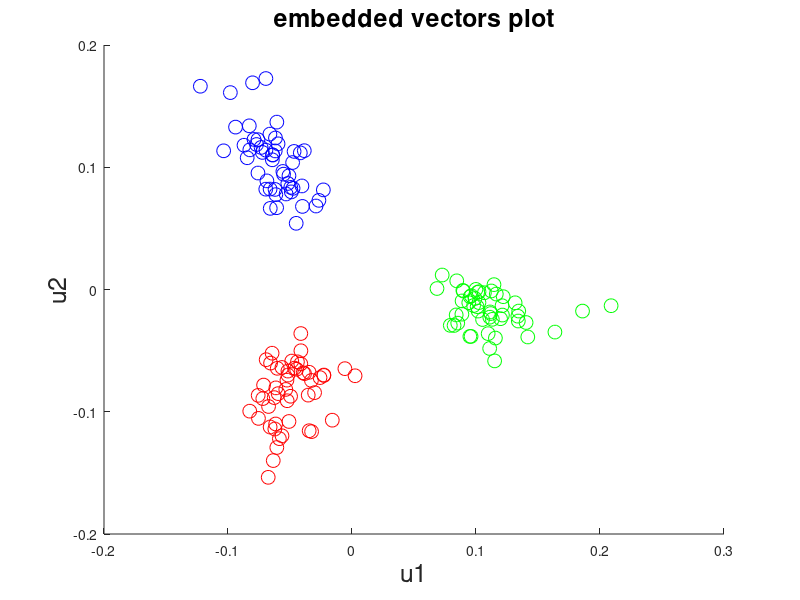

MATLAB code to generate this figure: (Note: this script raises an error after producing the figure.)
clear;

% k colours
k = 3;

% number vertices
n = 150;

% probability of edge within communities, p, and between communities, q
p = 0.5;
q = 0.1;

% choose communitiy for each edge (i.e. 0,...,k-1)
nodeCommunities = zeros(n, 1);
for i=1:n
    nodeCommunities(i,1) = mod((i-1), k); 
end

adjacencyMatrix = zeros(n,n);
for i=1:n
    for j=1:n
        if i ~= j
            if nodeCommunities(i,1) == nodeCommunities(j,1)
                flipResult = rand(1);
                if flipResult <= p
                    adjacencyMatrix(i,j) = 1;
                end
            else
                flipResult = rand(1);
                if flipResult <= q
                    adjacencyMatrix(i,j) = 1;
                end
            end
        end
    end
end

% degree matrix is a diagonal matrix with ith element in diagonal equal to
% degree of vertex i
degreeMatrix = zeros(n,n);
for i=1:n
    degreeMatrix(i,i) = sum(adjacencyMatrix(i,:));
end

% Laplacian matrix, L = D - A
laplacianMatrix = degreeMatrix - adjacencyMatrix;

% calculate eigenvectors of Laplacian matrix
[eigVecM, eigValM] = eig(laplacianMatrix);

% only consider first k eigenvectors and eigenvalues
[rows, cols] = size(eigVecM);
eigVec = zeros(rows, k);
eigVal = zeros(k, 1);

% first eigenvector has all elements = 1, so provides no information
for i = 2:k
    eigVec(:, i-1) = eigVecM(:, i);
    eigVal(i-1, 1) = eigValM(i, i);
end

% create embedded vectors and plot graph
embedVec = transpose(eigVec);

title('embedded vectors plot','FontSize',18);
xlabel('u1','FontSize',18);
ylabel('u2','FontSize',18);
circlePlotSize = 100;
for v=1:rows
    hold on;
    if nodeCommunities(v,1) == 0
        scatter(embedVec(1,v),embedVec(2, v),circlePlotSize,'r')
    elseif nodeCommunities(v,1) == 1
        scatter(embedVec(1,v),embedVec(2, v),circlePlotSize,'g')
    else
        scatter(embedVec(1,v),embedVec(2, v),circlePlotSize,'b')
    end
end

[indicators, clusterCentres] = testKMeansClustering(transpose(embedVec(1:(k-1),:)), k);

% check errors in community detection
errorsCommunityDetection = zeros(n, 1);
for i=1:n
    if indicators(i,nodeCommunities(i,1)+1) == 1
        errorsCommunityDetection(i,1) = 0;
    else
        errorsCommunityDetection(i,1) = 1;
    end
end
percentageErrorsCommunityDetection = sum(errorsCommunityDetection(:,1)) / n * 100;
display(percentageErrorsCommunityDetection);
